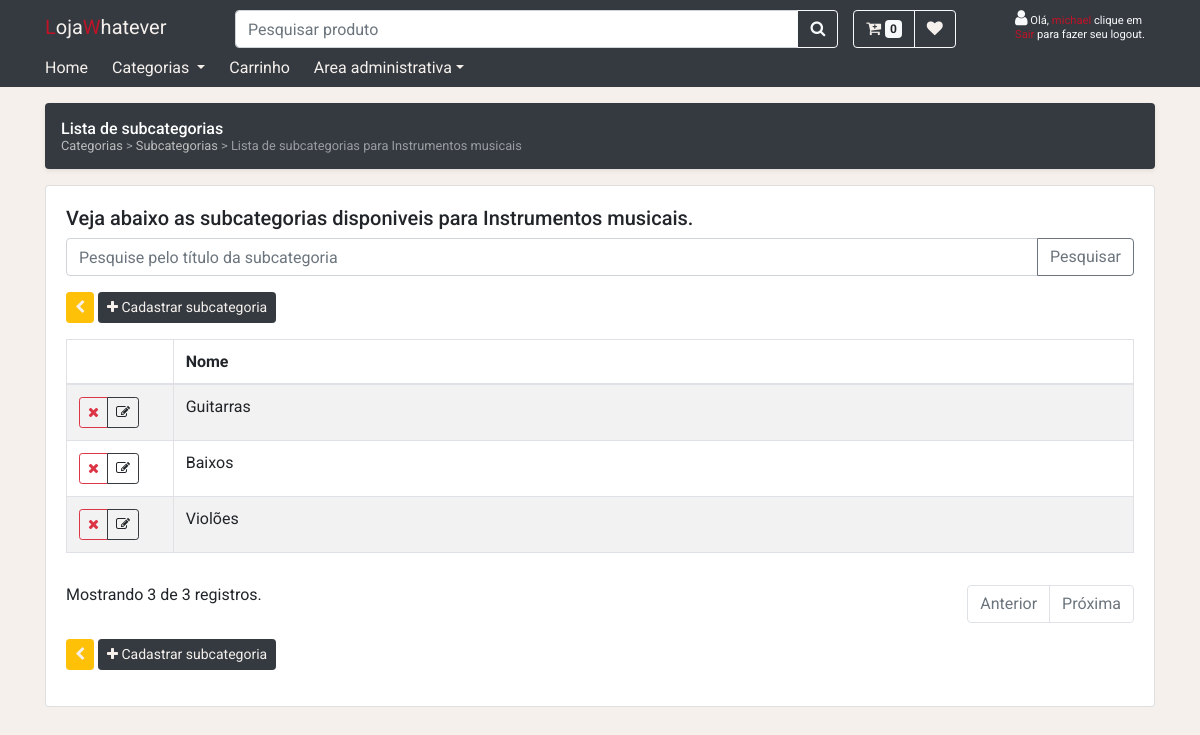
/admin/subcategoria?id=5 (signed in), run on the app's committed database.
### tables this page shows
CREATE TABLE `categories` (
  `CategoryId` int(11) NOT NULL AUTO_INCREMENT,
  `Title` varchar(255) NOT NULL,
  `Image` varchar(100) DEFAULT NULL,
  PRIMARY KEY (`CategoryId`)
);

CREATE TABLE `subcategories` (
  `SubCategoryId` int(11) NOT NULL AUTO_INCREMENT,
  `CategoryId` int(11) DEFAULT NULL,
  `Title` varchar(255) NOT NULL,
  `Image` varchar(100) DEFAULT NULL,
  PRIMARY KEY (`SubCategoryId`),
  KEY `CategoryId` (`CategoryId`),
  CONSTRAINT `subcategories_ibfk_1` FOREIGN KEY (`CategoryId`) REFERENCES `categories` (`categoryid`)
);

### controllers/subcategories/SubCategoryListController.php (called while the page is built, shortened)
<?php
class SubCategoryListController implements IBaseController
{
    private $_repoSubCategories;
    public function __construct($factory)
    {
        $this->_repoSubCategories = $factory->getSubCategoryRepository();
        $this->_repoCategories = $factory->getCategoryRepository();
    }
    public function proccessRequest(): void
    {
        $page = isset($_GET["p"]) ? intval($_GET["p"]) : 1;
        $paginatedResults = $this->_repoSubCategories->getAllPaginated(intval($_GET["id"]),$page, null, 5);
        $subCategories = $paginatedResults->results;
        $category = $this->_repoCategories->getById(intval($_GET["id"]));
        require "views/admin/subcategories/lista.php";
    }
}

### index.php (called while the page is built, shortened)
<?php
require_once './infra/configs/autoload.php';
$factory = new infra\MySqlRepositoryFactory();
$controlador = new $controllerAlvo($factory);
$controlador->proccessRequest();

### infra/configs/autoload.php (called while the page is built, shortened)
<?php
    function load($namespace)
    {
        $namespace = str_replace("\\" , "/", $namespace);
        $caminhoAbsoluto = __DIR__ . "../../../" . $namespace . ".php";
        return include_once $caminhoAbsoluto;
    }
?>

### infra/MySqlRepositoryFactory.php (called while the page is built, shortened)
<?php
class MySqlRepositoryFactory extends RepositoryFactory
{
    private $host = "localhost";
    private $db_name = "examplemarketplace";
    private $port = "3306";
    private $username = "examplemarketplace";
    private $password = "Teste@123";
    public function getConnection()
    {
        $this->conn = null;
        try {
            $this->conn = new PDO(
                "mysql:host=" . $this->host .
                    ";port=" . $this->port .
                    ";dbname=" . $this->db_name,
                $this->username,
                $this->password
            );
        } catch (PDOException $exception) {
            $exception->getMessage();
        }
        return $this->conn;
    }
    public function getCategoryRepository()
    {
        return new CategoryRepository($this->getConnection());
    }
    public function getSubCategoryRepository()
    {
        return new SubCategoryRepository($this->getConnection());
    }
}

### infra/MySqlRepository.php (called while the page is built, shortened)
<?php
abstract class MySqlRepository
{
    public function __construct($conn)
    {
        $this->conn = $conn;
    }
}

### infra/repositories/CategoryRepository.php (called while the page is built, shortened)
<?php
class CategoryRepository  extends MySqlRepository implements ICategoryRepository
{
    public function getById($id)
    {
        $stmt = $this->conn->prepare(
            "SELECT categoryId, title, image from Categories
                 WHERE categoryId = :categoryId "
        );
        $stmt->bindValue(':categoryId', intval($id));
        $stmt->execute();
        $row = $stmt->fetch(PDO::FETCH_ASSOC);
        $category = null;
        if ($row)
            $category = new Category(
                $row['categoryId'],
                $row['title'],
                SrcHelper::getCategoryImg() . $row['image']
            );
        return $category;
    }
}

### infra/helpers/SrcHelper.php (called while the page is built, shortened)
<?php
class SrcHelper
{
    public static function getCategoryImg()
    {
        return "/assets/img/categories/";
    }
}

### models/Category.php (called while the page is built, shortened)
<?php
    class Category
    {
        public $_title;
        public function getTitle()
        {
            return $this->_title;
        }
        public function __construct($categoryId, $title, $image)
        {
            $this->_title = $title;
        }
    }
?>

### infra/repositories/SubCategoryRepository.php (called while the page is built, shortened)
<?php
    class SubCategoryRepository extends MySqlRepository implements ISubCategoryRepository
    {
        public function total($categoryId,$search)
        {
            if (is_null($search) ||  $search == "")
                $stmt = $this->conn->prepare("SELECT count(SubCategoryId) as total FROM SubCategories where categoryId = :categoryId");
            else
            {
                $stmt = $this->conn->prepare("SELECT count(SubCategoryId) as total FROM SubCategories where categoryId = :categoryId and title like :search  " );
                $stmt->bindValue(":search", '%' . $search . '%');
            }
            $stmt->bindValue(":categoryId", $categoryId);
            $stmt->execute();
            $total = $stmt->fetch();
            return intval($total["total"]);
        }
        public function getAllPaginated($categoryId, $page, $search, $pageSize)
        {
            $page = !isset($page) ? 0 : $page;
            $pageSize = !isset($pageSize) ? 5 : $pageSize;
            $skipNumber = !is_null($page) && $page > 0 ? $pageSize * ($page - 1) : 0;
            $total = $this->total($categoryId,$search);
            if (is_null($search) ||  $search === "")
            {
                $stmt = $this->conn->prepare(
                    "SELECT subCategoryId,categoryId, title
                     FROM SubCategories WHERE categoryId = :categoryId limit :pageSize OFFSET :skipNumber "
                );
            }
            $stmt->bindValue(':pageSize', intval(trim($pageSize)), PDO::PARAM_INT);
            $stmt->bindValue(':skipNumber', intval(trim($skipNumber)), PDO::PARAM_INT);
            $stmt->bindValue(':categoryId', intval(trim($categoryId)), PDO::PARAM_INT);
            $stmt->execute();
            $subCategoriesResults = $stmt->fetchAll();
            $subCategoriesArray = array();
            foreach($subCategoriesResults as $row)
                $subCategoriesArray[] = new SubCategory($row["subCategoryId"], $row["categoryId"], $row["title"]);
            return new PaginatedResults(
                $subCategoriesArray,
                $total,
                count($subCategoriesArray),
                $page,
                $pageSize,
                "/admin/subcategoria?p="
            );;
        }
    }

### models/PaginatedResults.php (called while the page is built, shortened)
<?php
    class PaginatedResults
    {
        public function __construct($results, $qtdTotal, $qtdTotalFiltered,  $page,$pageSize,$urlPagina)
        {
            $this->results = $results;
            $this->page = $page;
            $this->numberOfPages = ceil($qtdTotal / $pageSize);
            $this->hasPreviousPage= ($this->numberOfPages > 1 && $page > 1) ? true : false;
            $this->hasNextPage = (intval($this->numberOfPages) > intval($page)) ? true : false;
        }
    }

### models/SubCategory.php (called while the page is built, shortened)
<?php
    class SubCategory
    {
        private $_subCategoryId;
        private $_title;
        public function getTitle()
        {
            return $this->_title;
        }
        public function getSubCategoryId()
        {
            return $this->_subCategoryId;
        }
        public function __construct($subCategoryId, $categoryId, $title)
        {
            $this->_subCategoryId = $subCategoryId;
            $this->_title = $title;
        }
    }
?>

### views/admin/subcategories/lista-table.php (the view)
<div class="row">
    <div class="col-md-12">
        <table id="tb-categories" data-page="0" class="table table-bordered table-hovered table-striped">
            <thead>
                <tr>
                    <th width="10%"></th>
                    <th>Nome</th>
                </tr>
            </thead>
            <tbody>
                <?php  if (count($subCategories) == 0) : ?>
                    <tr>
                        <td colspan="2">Nenhum registro cadastrado.</td>
                    </tr>
                <?php else  :?>
                    <?php foreach ($subCategories as $subCategory): ?>
                        <tr>
                            <td>
                                <div class="btn-group">
                                    <button class='btn btn-sm btn-outline-danger btn-delete' data-id="<?php echo $subCategory->getSubCategoryId(); ?>">
                                        <i class="fa fa-remove"></i>
                                    </button>
                                    <a class='btn btn-sm btn-outline-dark'
                                        href="/admin/subcategoria/editar?id=<?php echo $subCategory->getSubCategoryId(); ?>">
                                        <i class="fa fa-edit" ></i>
                                    </a>
                                </div>
                            </td>
                            <td>
                                <a href="/admin/subcategoria/?id=<?php echo $subCategory->getSubCategoryId(); ?>">
                                    <?php echo $subCategory->getTitle(); ?>
                                </a>
                            </td>
                        </tr>
                    <?php endforeach?>
                <?php endif ?>
            </tbody>
        </table>
    </div>
</div>
<div class="row">
    <div class="col-md-12">
        <?php require_once './views/partials/pagination-admin-controlls.php' ?>
    </div>
</div>

### views/admin/subcategories/lista.php (shortened to what this page needs)
<?php
require_once './views/partials/header-admin.php';
?>
<div class="container">
    <div class="d-flex align-items-center p-3 mt-3 text-white-50 bg-dark rounded shadow-sm">
        <div class="lh-100">
            <h6 class="mb-0 text-white lh-100">Lista de subcategorias</h6>
            <ul class="nav-breadcrumb">
                <li>
                    <a href="/admin/categoria">Categorias</a>
                </li>
                <li>
                    <a href="/admin/subcategoria?id=<?php echo $_GET["id"]; ?>">Subcategorias</a>
                </li>
                <li>Lista de subcategorias para <?php echo $category->getTitle(); ?></li>
            </ul>
        </div>
    </div>
    <div class="card mt-3 ">
        <div class="card-body">
            <h5>Veja abaixo as subcategorias disponiveis para <?php echo $category->getTitle(); ?>.</h6>
            <div class="row">
                <div class="col-md-12">
                    <div class="form-group">
                        <div class="input-group mb-3">
                            <input type="text" id="search" name="search" class="form-control"
                                placeholder="Pesquise pelo título da subcategoria" aria-label="Pesquise pelo titulo da subcategoria"
                                aria-describedby="btn-pesquisar">
                            <div class="input-group-append">
                                <button class="btn btn-outline-secondary" type="button" id="btn-pesquisar">
                                    Pesquisar
                                </button>
                            </div>
                        </div>
                    </div>
                </div>
            </div>
            <?php include './views/admin/subcategories/buttons-in-list.php' ?>
            <div id="list-container" data-category-id="<?php echo $_GET["id"]; ?>">
                <?php include './views/admin/subcategories/lista-table.php' ?>
            </div>
            <?php include './views/admin/subcategories/buttons-in-list.php' ?>
        </div>
    </div>
</div>
<?php require_once './views/partials/footer-admin.php' ?>

### assets/css/estilos.css (style rules this page uses)
:root { --primary-color:#C01327; --second-color:#F5F0EC; --default-color:#212529; --ts-time:.4s; }
body { font-family: 'Roboto', sans-serif; background-color: #F5F0EC; line-height: normal; }
a:not(.btn-outline-dark), a:link:not(.btn-outline-dark), a:visited:not(.btn-outline-dark), a:hover:not(.btn-outline-dark), a:active:not(.btn-outline-dark) { color:var(--second-color); text-decoration: none; }
.table a:link,.table a:visited,.table a:hover,.table a:active { color:var(--default-color); }

### assets/css/admin.css (style rules this page uses)
.nav-breadcrumb a:link, .nav-breadcrumb a:visited, .nav-breadcrumb a:hover, .nav-breadcrumb a:active { color:#bbb; }
.nav-breadcrumb { font-size: 80%; font-weight: 400; padding:0px; margin:0px; }
.nav-breadcrumb li { display:inline; }
.nav-breadcrumb li:after { content: ">"; }
.nav-breadcrumb li:last-child:after { content: ""; }

### data on the page
categories: Title "Instrumentos musicais"
subcategories: Title "Guitarras"
subcategories: Title "Baixos"
subcategories: Title "Violões"

### other printed values
$paginatedResults->qtdTotalFiltered "3"
$paginatedResults->qtdTotal "3"
